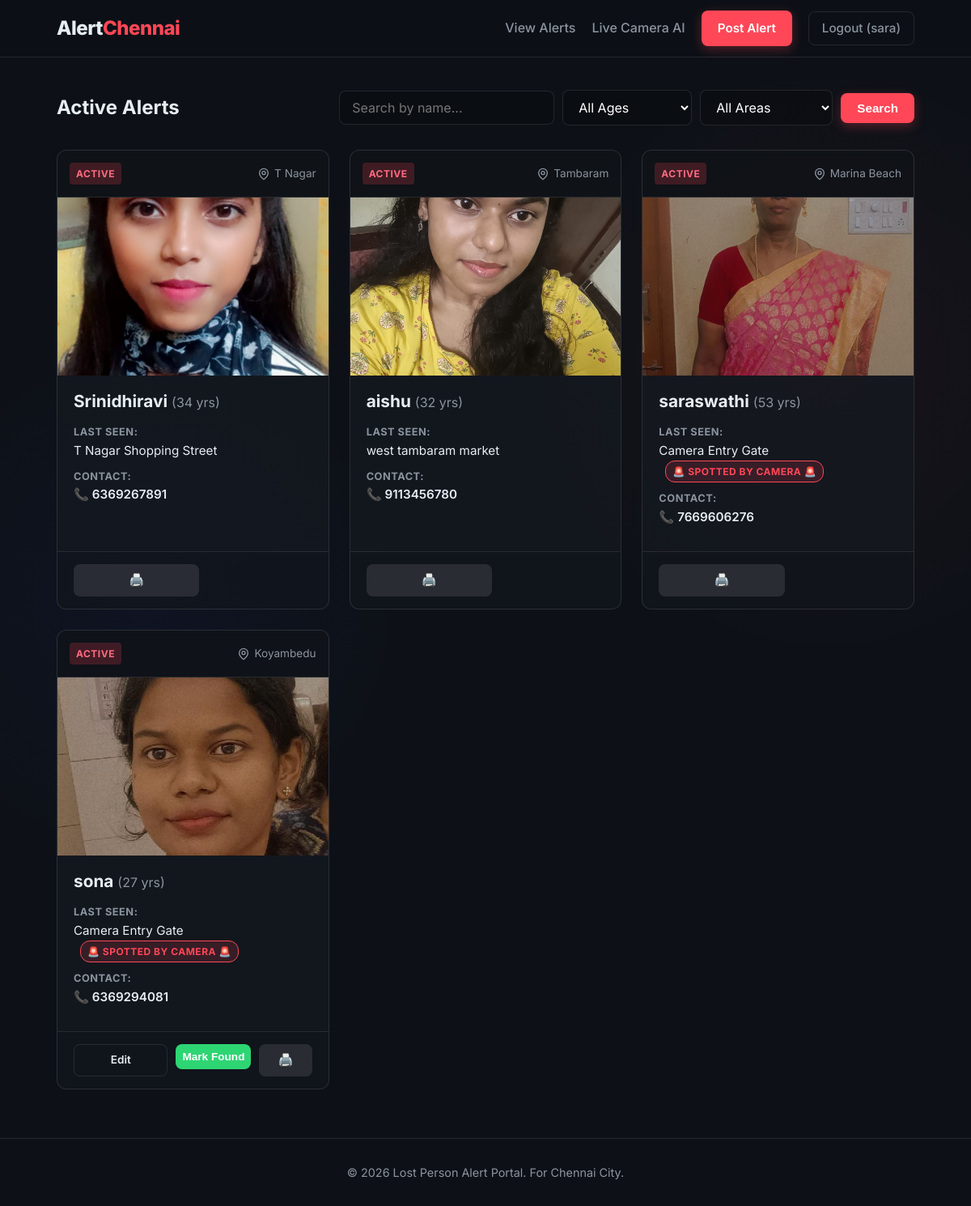
Page /alerts (signed in) on the committed database.
### tables this page shows
CREATE TABLE alerts (
            id INTEGER PRIMARY KEY AUTOINCREMENT,
            name TEXT NOT NULL,
            age INTEGER NOT NULL,
            area TEXT NOT NULL,
            last_seen TEXT NOT NULL,
            contact TEXT NOT NULL,
            photo TEXT,
            status TEXT DEFAULT 'active'
        , device_id TEXT, is_iot_updated INTEGER DEFAULT 0, user_id INTEGER);

### app.py (the view)
@app.route('/alerts')
def view_alerts():
    area_filter = request.args.get('area')
    search_query = request.args.get('search', '')
    age_group = request.args.get('age_group', '')
    conn = get_db_connection()
    query = 'SELECT * FROM alerts WHERE 1=1'
    params = []
    if area_filter and area_filter != 'All Areas':
        query += ' AND area = ?'
        params.append(area_filter)
    if search_query:
        query += ' AND name LIKE ?'
        params.append(f'%{search_query}%')
    if age_group == 'child':
        query += ' AND age < 18'
    elif age_group == 'adult':
        query += ' AND age >= 18 AND age < 60'
    elif age_group == 'senior':
        query += ' AND age >= 60'
    query += ' ORDER BY id DESC'
    alerts = conn.execute(query, params).fetchall()
    conn.close()
    return render_template('alerts.html', alerts=alerts, areas=AREAS, selected_area=area_filter, search_query=search_query, age_group=age_group)

### database.py (called while the page is built)
def get_db_connection():
    conn = sqlite3.connect(DB_NAME)
    conn.row_factory = sqlite3.Row
    return conn

### templates/alerts.html (shortened to what this page needs)
{% extends 'base.html' %}
{% block content %}
<div class="alerts-header">
    <h2>Active Alerts</h2>
    <form class="filter-form" method="GET" action="{{ url_for('view_alerts') }}">
        <div class="filter-group">
            <input type="text" name="search" placeholder="Search by name..." value="{{ search_query }}">
            <select name="age_group" onchange="this.form.submit()">
                <option value="" {% if not age_group %}selected{% endif %}>All Ages</option>
            </select>
            <select name="area" onchange="this.form.submit()">
                <option value="All Areas" {% if not selected_area or selected_area == 'All Areas' %}selected{% endif %}>All Areas</option>
            </select>
            <button type="submit" class="btn-primary search-btn">Search</button>
        </div>
    </form>
</div>
{% if alerts %}
<div class="alerts-grid">
    {% for alert in alerts %}
    <div class="alert-card {% if alert.status == 'found' %}status-found{% endif %}">
        <div class="card-header">
            <span class="badge {% if alert.status == 'found' %}badge-success{% else %}badge-danger{% endif %}">
                {{ alert.status|upper }}
            </span>
            <span class="area-tag"><svg xmlns="http://www.w3.org/2000/svg" width="16" height="16" viewBox="0 0 24 24" fill="none" stroke="currentColor" stroke-width="2" stroke-linecap="round" stroke-linejoin="round"><path d="M20 10c0 6-8 12-8 12s-8-6-8-12a8 8 0 0 1 16 0Z"></path><circle cx="12" cy="10" r="3"></circle></svg> {{ alert.area }}</span>
        </div>
        <div class="card-image-wrap">
            {% if alert.photo %}
            <img src="{{ url_for('static', filename='uploads/' + alert.photo) }}" alt="Photo of {{ alert.name }}" class="alert-photo">
            {% else %}
            <div class="no-photo">No Photo Provided</div>
            {% endif %}
        </div>
        <div class="card-body">
            <h3>{{ alert.name }} <span class="age">({{ alert.age }} yrs)</span></h3>
            <div class="info-group">
                <strong>Last Seen:</strong>
                <p>{{ alert.last_seen }}
                   {% if alert.is_iot_updated %}
                   <span class="iot-badge" style="background-color: rgba(255, 71, 87, 0.15); color: #ff4757; border-color: #ff4757; animation: pulseBorder 1.5s infinite;" title="Automatically updated via AI Live Camera">🚨 SPOTTED BY CAMERA 🚨</span>
                   {% endif %}
                </p>
            </div>
            <div class="info-group contact">
                <strong>Contact:</strong>
                <p>📞 {{ alert.contact }}</p>
            </div>
        </div>
        <div class="card-footer">
            {% if alert.status == 'active' %}
                {% if session.user_id == alert.user_id or session.username == 'admin' %}
                    <a href="{{ url_for('edit_alert', id=alert.id) }}" class="btn-outline">Edit</a>
                    <form method="POST" action="{{ url_for('mark_found', id=alert.id) }}" style="display:inline;">
                        <button type="submit" class="btn-success" onclick="return confirm('Are you sure this person has been found?');">Mark Found</button>
                    </form>
                {% endif %}
                <a href="{{ url_for('print_poster', id=alert.id) }}" target="_blank" class="btn-secondary" style="padding: 8px; flex: 0.5; text-align: center;">🖨️</a>
            {% else %}
                <p class="found-text">Safe & Found</p>
                <a href="{{ url_for('print_poster', id=alert.id) }}" target="_blank" class="btn-outline" style="padding: 8px; flex: 0.5; text-align: center;">🖨️ Print</a>
            {% endif %}
        </div>
    </div>
    {% endfor %}
</div>
{% else %}
<div class="empty-state">
    <div class="icon-wrap">🙏</div>
    <h3>No active alerts.</h3>
    <p>Good news! There are currently no missing person alerts for this selection.</p>
</div>
{% endif %}
{% endblock %}

### static/style.css (style rules this page uses)
:root { --bg-color: #0d1117; --panel-bg: rgba(22, 27, 34, 0.7); --border-color: rgba(255, 255, 255, 0.1); --text-primary: #e6edf3; --text-secondary: #8b949e; --accent: #ff4757; --accent-hover: #ff6b81; --accent-blue: #3742fa; --success: #2ed573; --success-hover: #26de81; --radius: 12px; --shadow: 0 8px 32px rgba(0, 0, 0, 0.3); }
* { box-sizing: border-box; margin: 0; padding: 0; }
body { font-family: 'Inter', -apple-system, BlinkMacSystemFont, "Segoe UI", Roboto, Helvetica, Arial, sans-serif; background-color: var(--bg-color); color: var(--text-primary); line-height: 1.6; background-image: radial-gradient(circle at 15% 50%, rgba(55, 66, 250, 0.05), transparent 25%), radial-gradient(circle at 85% 30%, rgba(255, 71, 87, 0.05), transparent 25%); background-attachment: fixed; min-height: 100vh; display: flex; flex-direction: column; }
h1, h2, h3 { font-weight: 700; line-height: 1.2; }
a { text-decoration: none; color: inherit; }
.btn-primary, .btn-secondary, .btn-success, .btn-outline { display: inline-block; padding: 10px 20px; border-radius: 8px; font-weight: 600; cursor: pointer; transition: all 0.2s ease; border: none; text-align: center; font-size: 0.95rem; }
.btn-primary { background-color: var(--accent); color: white; box-shadow: 0 4px 14px rgba(255, 71, 87, 0.3); }
.btn-secondary { background-color: rgba(255, 255, 255, 0.1); color: var(--text-primary); }
.btn-success { background-color: var(--success); color: white; }
.btn-outline { background: transparent; border: 1px solid var(--border-color); color: var(--text-primary); }
input, select, textarea { width: 100%; padding: 12px 15px; background: rgba(0, 0, 0, 0.2); border: 1px solid var(--border-color); border-radius: 8px; color: white; font-family: inherit; font-size: 1rem; transition: border-color 0.2s; }
.alerts-header { display: flex; justify-content: space-between; align-items: center; margin-bottom: 30px; }
.filter-group { display: flex; gap: 10px; flex-wrap: wrap; align-items: center; }
.filter-form input, .filter-form select { width: auto; min-width: 160px; padding: 10px 15px; }
.search-btn { padding: 10px 20px; }
.alerts-grid { display: grid; grid-template-columns: repeat(auto-fill, minmax(300px, 1fr)); gap: 25px; }
.alert-card { background: var(--panel-bg); border: 1px solid var(--border-color); border-radius: var(--radius); overflow: hidden; position: relative; transition: transform 0.2s, box-shadow 0.2s; display: flex; flex-direction: column; }
.card-header { padding: 15px; display: flex; justify-content: space-between; align-items: center; border-bottom: 1px solid var(--border-color); background: rgba(0,0,0,0.2); }
.badge { padding: 4px 8px; border-radius: 4px; font-size: 0.75rem; font-weight: 700; letter-spacing: 0.5px; }
.badge-danger { background-color: rgba(255, 71, 87, 0.2); color: #ff6b81; }
.area-tag { display: flex; align-items: center; gap: 5px; font-size: 0.85rem; color: var(--text-secondary); }
.card-image-wrap { height: 220px; background: #000; display: flex; justify-content: center; align-items: center; overflow: hidden; }
.alert-photo { width: 100%; height: 100%; object-fit: cover; }
.card-body { padding: 20px; flex: 1; }
.card-body h3 { margin-bottom: 15px; font-size: 1.3rem; }
.card-body .age { font-weight: normal; color: var(--text-secondary); font-size: 1rem; }
.info-group { margin-bottom: 10px; }
.info-group strong { display: block; font-size: 0.8rem; color: var(--text-secondary); text-transform: uppercase; letter-spacing: 0.5px; }
.info-group p { font-size: 0.95rem; }
.contact p { font-weight: 600; color: var(--text-primary); }
.card-footer { padding: 15px 20px; border-top: 1px solid var(--border-color); display: flex; gap: 10px; background: rgba(0,0,0,0.1); }
.card-footer .btn-outline { flex: 1; padding: 8px; font-size: 0.85rem; }
.card-footer .btn-success { flex: 1; padding: 8px; font-size: 0.85rem; }
.iot-badge { display: inline-flex; align-items: center; gap: 4px; margin-left: 8px; padding: 3px 8px; background-color: rgba(55, 66, 250, 0.15); color: var(--accent-blue); border: 1px solid var(--accent-blue); border-radius: 12px; font-size: 0.75rem; font-weight: 700; text-transform: uppercase; letter-spacing: 0.5px; animation: pulseBorder 2s infinite; }

### rows in the picture
alerts: status "ACTIVE", area "T Nagar", photo (picture), name "Srinidhiravi", age "34", last_seen "T Nagar Shopping Street", contact "6369267891"
alerts: status "ACTIVE", area "Tambaram", photo (picture), name "aishu", age "32", last_seen "west tambaram market", contact "9113456780"
alerts: status "ACTIVE", area "Marina Beach", photo (picture), name "saraswathi", age "53", last_seen "Camera Entry Gate", is_iot_updated "🚨 SPOTTED BY CAMERA 🚨", contact "7669606276"
alerts: status "ACTIVE", area "Koyambedu", photo (picture), name "sona", age "27", last_seen "Camera Entry Gate", is_iot_updated "🚨 SPOTTED BY CAMERA 🚨", contact "6369294081"

### other values in the picture
{{ session.username }} "sara"
